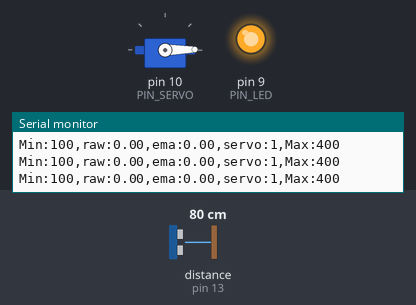
Bench run of a sketch on a simulated Arduino Uno, built with avr-gcc and run on an emulated ATmega328P. Parts: servo, output pins drawn as LEDs (lit = HIGH), the last lines printed to the serial monitor. Wiring (inferred from the names in the program): ultrasonic range finder: trigger pin 12; echo pin 13. Inputs (shaded band) come from the test bench; at power-on: distance to the obstacle (sensor on pin 13) 80 cm. The echo pulse lasts 58.3 µs per cm; pins used as bus, display or sensor lines are not drawn.

Above: at 1.2 s.
1.3 s: distance to the obstacle (sensor on pin 13) set to 40 cm
2.8 s: distance to the obstacle (sensor on pin 13) set to 36 cm
4.3 s: distance to the obstacle (sensor on pin 13) set to 35 cm
At 5.5 s:
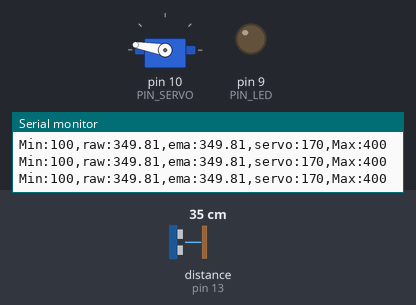
Timing chart, 0 to 7.3 s (numbered marks = the images above; inputs shaded):
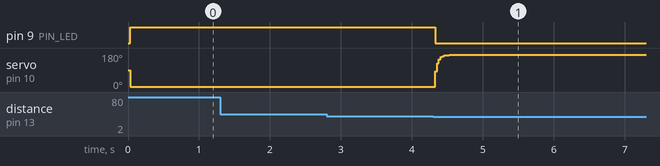

The sketch:

11P07_task.ino
```cpp
#include <Servo.h>

// Arduino pin assignment
#define PIN_LED 9
#define PIN_SERVO 10
#define PIN_TRIG 12
#define PIN_ECHO 13

// configurable parameters
#define SND_VEL 346.0 // sound velocity at 24 celsius degree (unit: m/s)
#define INTERVAL 25 // sampling interval (unit: ms)
#define _DIST_MIN 100 // minimum distance to be measured (unit: mm)
#define _DIST_MAX 400 // maximum distance to be measured (unit: mm)
#define _DIST_ALPHA 0.5 // EMA weight of new sample (range: 0 to 1). Setting this value to 1 effectively disables EMA filter.

#define _DUTY_MIN 553 // servo full clockwise position (0 degree)
#define _DUTY_NEU 1476 // servo neutral position (90 degree)
#define _DUTY_MAX 2399 // servo full counterclockwise position (180 degree)

// global variables
float timeout; // unit: us
float dist_min, dist_max, dist_raw, dist_prev, dist_ema, alpha; // unit: mm
float servo_microseconds, servo_answer;
unsigned long last_sampling_time; // unit: ms
float scale; // used for pulse duration to distance conversion
Servo myservo;

void setup() {
// initialize GPIO pins
  pinMode(PIN_LED,OUTPUT);
  pinMode(PIN_TRIG,OUTPUT);
  digitalWrite(PIN_TRIG, LOW);
  pinMode(PIN_ECHO,INPUT);

  myservo.attach(PIN_SERVO);
  myservo.writeMicroseconds(_DUTY_NEU);

// initialize USS related variables
  dist_min = 180;
  dist_max = 360;
  alpha = _DIST_ALPHA;
  timeout = (INTERVAL / 2) * 1000.0; // precalculate pulseIn() timeout value. (unit: us)
  dist_raw = dist_prev = 0.0; // raw distance output from USS (unit: mm)
  scale = 0.001 * 0.5 * SND_VEL;
  dist_ema = 0;

// initialize serial port
  Serial.begin(57600);

// initialize last sampling time
  last_sampling_time = 0;
}

void loop() {
// wait until next sampling time.
// millis() returns the number of milliseconds since the program started. Will overflow after 50 days.
  if(millis() < last_sampling_time + INTERVAL) return;

// get a distance reading from the USS
  dist_raw = USS_measure(PIN_TRIG,PIN_ECHO);
  dist_ema = (dist_raw)*(alpha)+(dist_ema)*(1 - alpha);

// get a servo_microseconds from servo equation
  servo_microseconds = Servo_equation(dist_ema);

// output the read value to the serial port
  Serial.print("Min:100,raw:");
  Serial.print(dist_raw);
  Serial.print(",ema:");
  Serial.print(dist_ema);
  Serial.print(",servo:");
  Serial.print(myservo.read());
  Serial.println(",Max:400");

// adjust servo position according to the USS read value

  // add your code here!

  if(dist_ema < 180){
     myservo.writeMicroseconds(_DUTY_MIN);
     analogWrite(PIN_LED, 255);
  }
  else if((dist_ema >= 180)&&(dist_ema <= 360)){
     myservo.writeMicroseconds(servo_microseconds);
     analogWrite(PIN_LED, 0);
  }
  else {
    myservo.writeMicroseconds(_DUTY_MAX);
    analogWrite(PIN_LED, 255);
  }


// update last sampling time
  last_sampling_time += INTERVAL;
}

float Servo_equation(float dist_ema)
{
  servo_answer = 553+(923.0/90.0)*(dist_ema-180.0);
  return servo_answer;
}

// get a distance reading from USS. return value is in millimeter.
float USS_measure(int TRIG, int ECHO)
{
  float reading;
  digitalWrite(TRIG, HIGH);
  delayMicroseconds(10);
  digitalWrite(TRIG, LOW);

  reading = pulseIn(ECHO, HIGH, timeout) * scale; // unit: mm
  if(reading < dist_min || reading > dist_max){
    reading = 0.0; // return 0 when out of range.
  }

  if(reading == 0.0) reading = dist_prev;
  dist_prev = reading;

  return reading;
}
```

Measured:
- after the input at 4.3 s, pin 9 (PIN_LED): HIGH → LOW at once; servo on pin 10 (PIN_SERVO): moves from 1° to 170° over 0.20 s, starting at once
